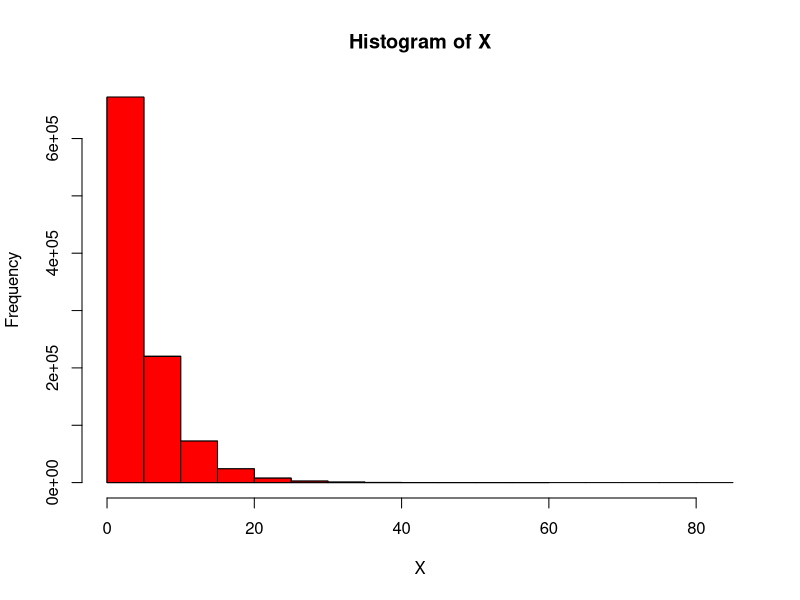

Source code (R):
# Simulam X ~ Geom(p)
# Incepem prin a simula o singura valoare

simulare_geom <- function(p) {
  q <- 1 - p
  U <- runif(1) # pentru ca vrem sa generam doar o valoare
  X <- floor(log(1 - U)/log(q)) + 1
  X
}


p <- 1/2
 
X <- simulare_geom(p)

# Simulam n valori din aceasta geometrica
simulare_geom_n <- function(n, p) {
  # pentru fiecare x pe care vrem sa il generam avem nevoie de alt U
  q <- 1 - p
  U <- runif(n) # pentru ca vrem sa generam doar o valoare
  X <- floor(log(1 - U)/log(q)) + 1
  X
}

n <-  10^6
p <- 1/5
X <- simulare_geom_n(n, p)

length(X[X==0])  # X nu are valori de 0
hist(X, col="green")
X1 <- rgeom(n, p)
X1 <- X1 + 1
length(X1[X1==0]) # functia din sistem are valori de 0
hist(X1, add=T, col="red")
